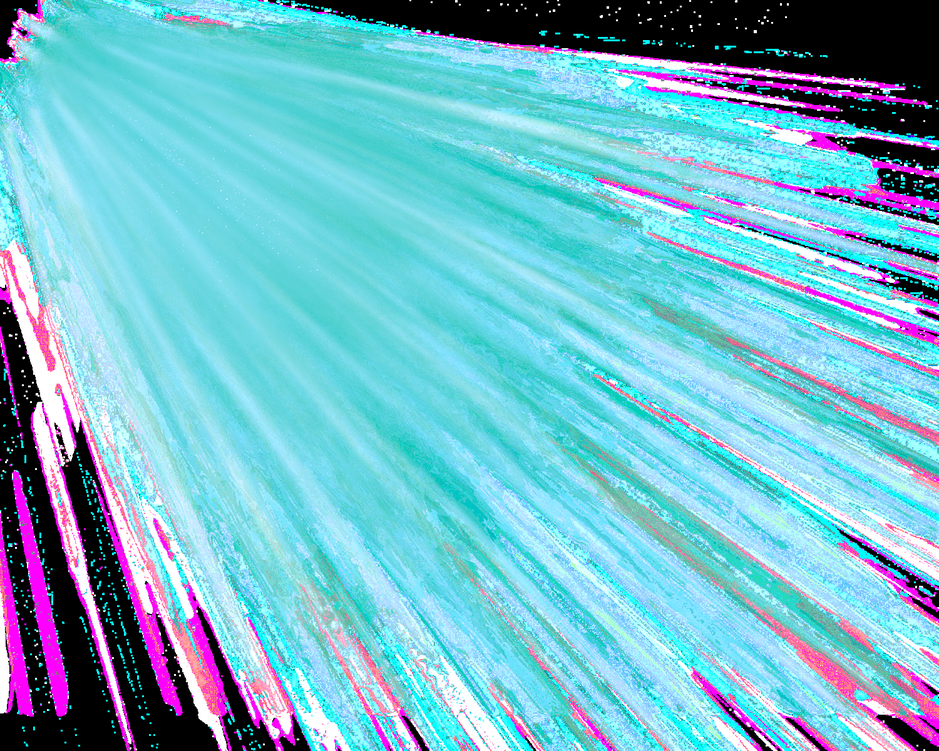
#> input picture founder_17.png, 939 x 751 px, shrunk from 1500 x 1200 before the run
$ python crop_founders.py
#> lines starting #> are read from the running program, lines starting #| are printed output that depends on the picture
from PIL import Image

# Open the founders group image (this is the largest one extracted)
image = Image.open("founder_17.png")
#> image is the input picture: PIL image 939x751 RGB; mean R, G, B 117.5, 184.3, 203.2
print(f"Original image size: {image.width} x {image.height}")
#| Original image size: 939 x 751

# The image has 4 founders side by side
# Let's crop them individually
founder_width = image.width // 4
#> founder_width = 234

founder_names = ["bosko_prastalo", "mark_kalin", "marko_hozjan", "rok_kragelj"]

for i, name in enumerate(founder_names):
    left = i * founder_width
    right = (i + 1) * founder_width

    founder_crop = image.crop((left, 0, right, image.height))
    filename = f"{name}.png"
    founder_crop.save(filename)
    print(f"Saved: {filename} ({founder_crop.width}x{founder_crop.height})")
#> this loop made 4 passes
#> pass 1, `founder_crop = image.crop((left, 0, right, image.height))`:
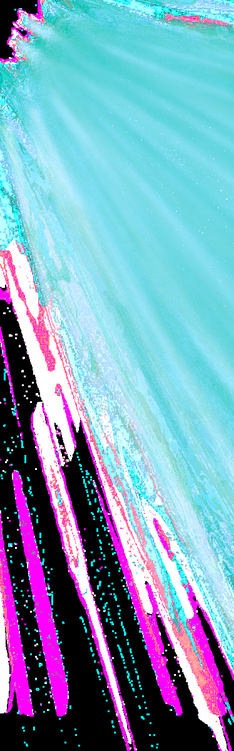
#> founder_crop: PIL image 234x751 RGB; mean R, G, B 124.5, 160.9, 186.1
#> pass 2, `founder_crop = image.crop((left, 0, right, image.height))`:
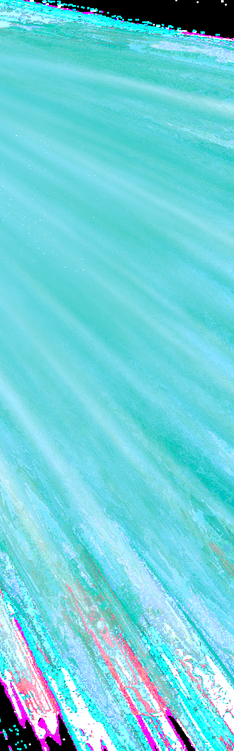
#> founder_crop: PIL image 234x751 RGB; mean R, G, B 111, 207.3, 217.9
#> pass 3, `founder_crop = image.crop((left, 0, right, image.height))`:
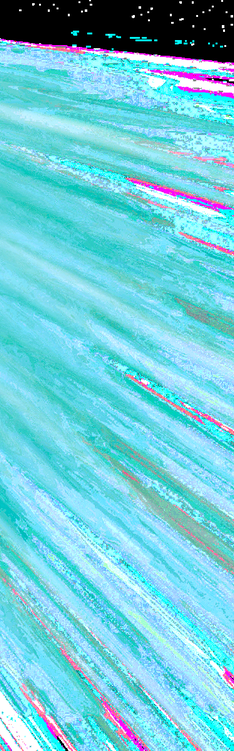
#> founder_crop: PIL image 234x751 RGB; mean R, G, B 113, 201.4, 215.9
#> after the loop:
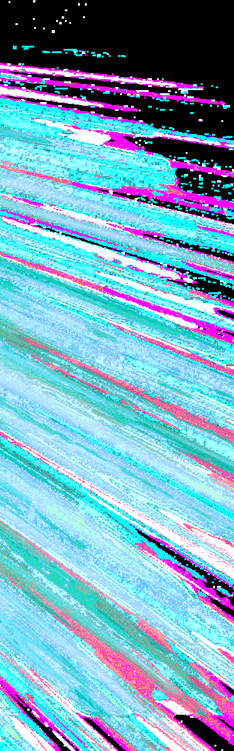
#> founder_crop: PIL image 234x751 RGB; mean R, G, B 121.7, 168.4, 193.4

print("\nFounder cropping complete!")

$ run again, with founder_18.png copied over founder_17.png
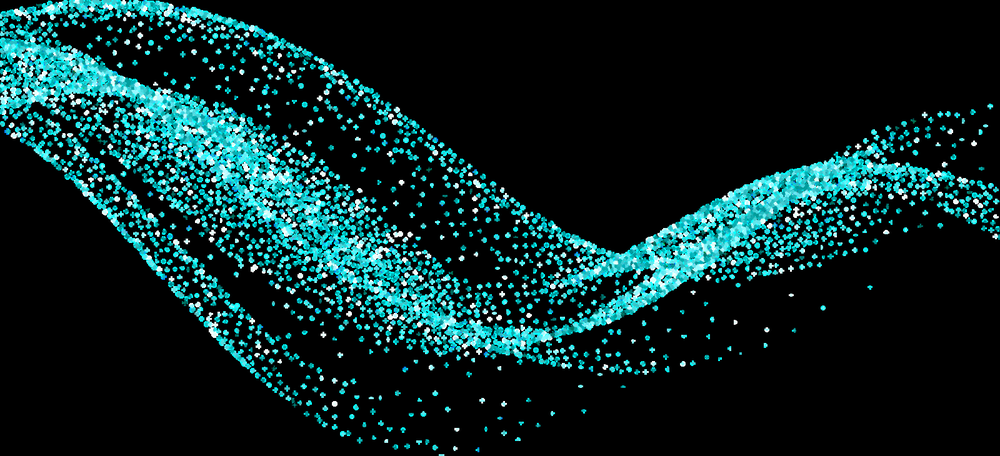
#> input picture founder_18.png, 1000 x 456 px, shrunk from 1600 x 730 before the run
#> image is the input picture: PIL image 1000x456 RGB; mean R, G, B 11, 37.6, 38.2
#| Original image size: 1000 x 456
#> the loop `for i, name in enumerate(founder_names):` made 4 passes
#> pass 1, `founder_crop = image.crop((left, 0, right, image.height))`:
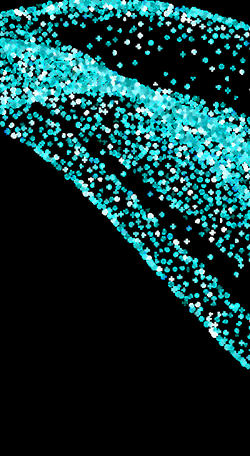
#> founder_crop: PIL image 250x456 RGB; mean R, G, B 15.9, 53.4, 54.2
#> after the loop `for i, name in enumerate(founder_names):`:
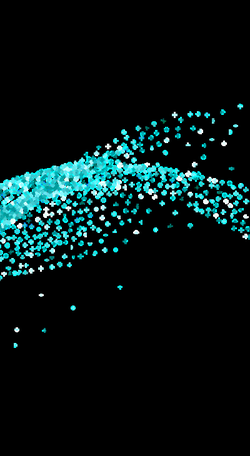
#> founder_crop: PIL image 250x456 RGB; mean R, G, B 6.1, 21, 21.3
